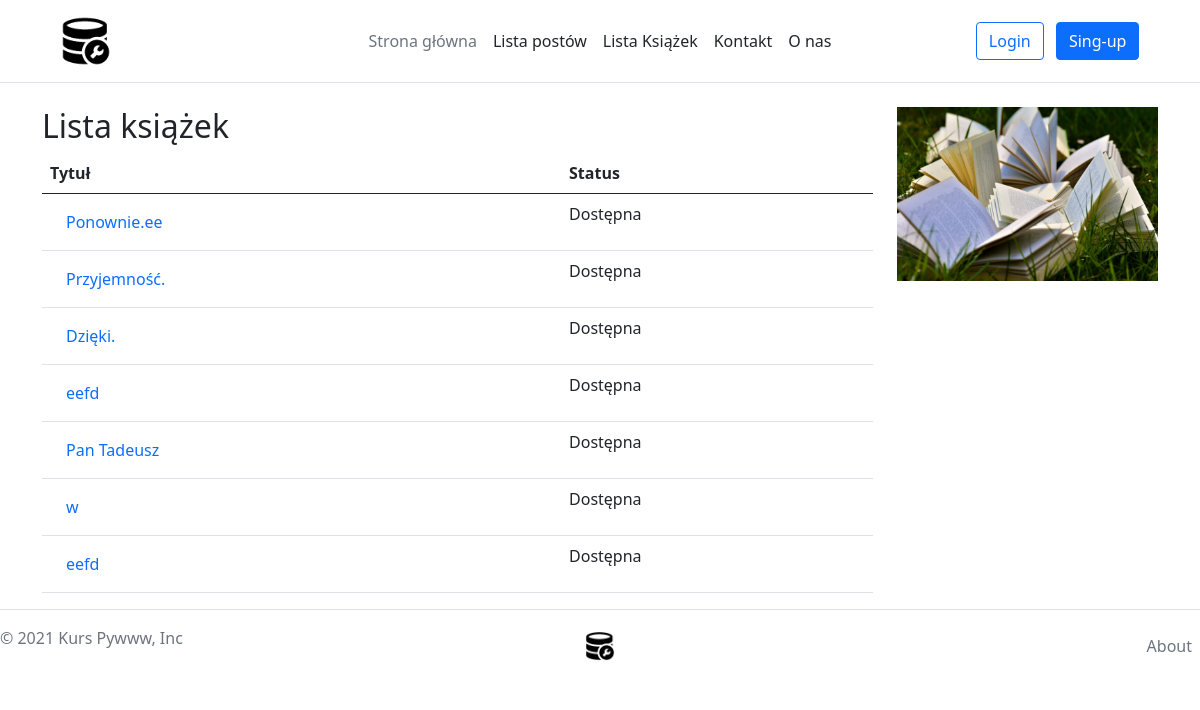
/books/, run on an earlier commit of the app's database.
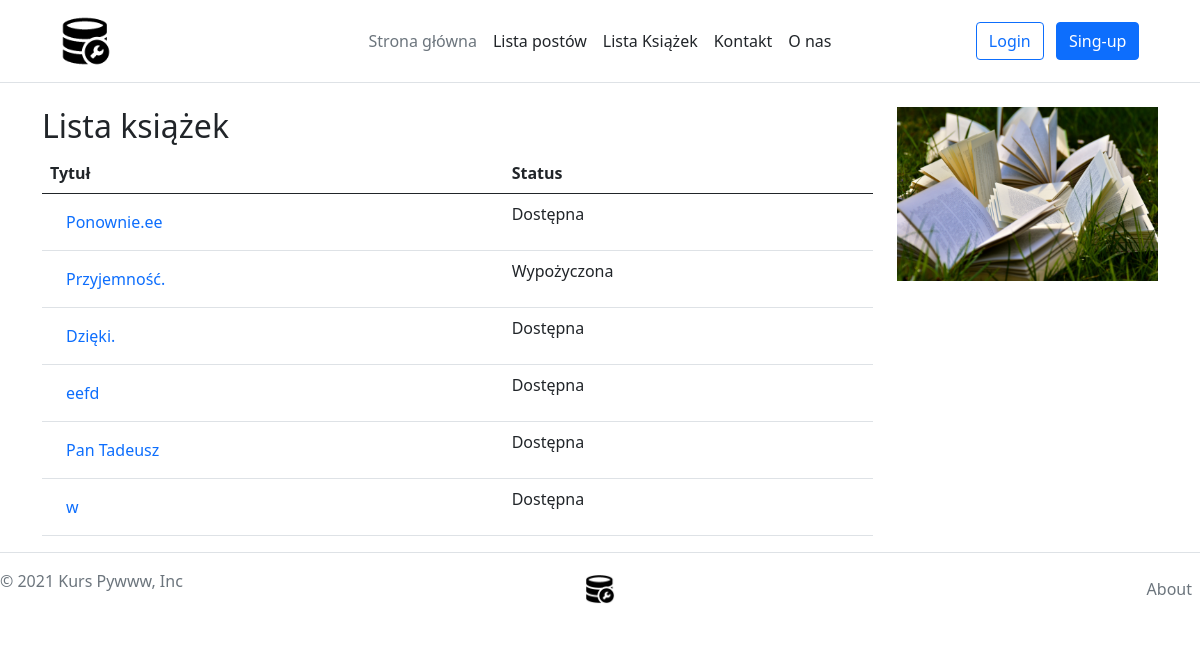
And on a later commit of the database.
### books/models.py (models this page shows, shortened)
class Book(Timestamped):
    title = models.CharField(max_length=255)
    description = models.TextField()
    available = models.BooleanField(default=False)
    publication_year = models.IntegerField()
    tags = models.ManyToManyField("tags.Tag", related_name="books", blank=True)
    authors = models.ManyToManyField(Author, related_name="books")
    cover = models.ImageField(upload_to='books/covers/%Y/%m/%d', null=True, blank=True)

### books/views.py (the view)
# urls.py: path('', books_list, name="list"),
def books_list(request):
    books = Book.objects.all()
    context = {"books_list": books}
    return render(request, "books/list.html", context)

### books/templates/books/list.html (shortened to what this page needs)
{% extends 'base.html' %}
{% load static %}
{% block content %}
    <div class="row">
        <div class="col-md-9">
            <h2>Lista książek</h2>
            <table class="table table-condensed">
                <thead>
                <tr>
                    <th>Tytuł</th>
                    <th>Status</th>
                </tr>
                </thead>
                <tbody>
                {% for book in books_list %}
                    <tr>
                        <td><a class="nav-link" href="{% url 'books:details' book.id %}">{{ book.title }}</a></td>
                        <td>
                            {% if book.available == True %}Dostępna{% else %}Wypożyczona{% endif %}
                        </td>
                    </tr>
                {% endfor %}
                </tbody>
            </table>
        </div>
        <div class="col-md-3">
            <img src="{% static "books/img/pexels-pixabay-415078.jpg" %}" alt="books image" width="100%">
        </div>
    </div>
{% endblock %}

What changed in the data, as far as the page shows it:
removed Book: title "eefd", available "Dostępna"
changed Book "Przyjemność.": available "Dostępna" → "Wypożyczona"
